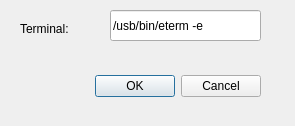
<?xml version="1.0" encoding="UTF-8"?>
<ui version="4.0">
 <class>ConfigurationDialog</class>
 <widget class="QDialog" name="ConfigurationDialog">
  <property name="geometry">
   <rect>
    <x>0</x>
    <y>0</y>
    <width>295</width>
    <height>126</height>
   </rect>
  </property>
  <property name="windowTitle">
   <string>Dialog</string>
  </property>
  <widget class="QDialogButtonBox" name="buttonBox">
   <property name="geometry">
    <rect>
     <x>10</x>
     <y>70</y>
     <width>251</width>
     <height>32</height>
    </rect>
   </property>
   <property name="orientation">
    <enum>Qt::Horizontal</enum>
   </property>
   <property name="standardButtons">
    <set>QDialogButtonBox::Cancel|QDialogButtonBox::Ok</set>
   </property>
  </widget>
  <widget class="QLineEdit" name="terminalEd">
   <property name="geometry">
    <rect>
     <x>110</x>
     <y>10</y>
     <width>151</width>
     <height>31</height>
    </rect>
   </property>
   <property name="text">
    <string>/usb/bin/eterm -e</string>
   </property>
  </widget>
  <widget class="QLabel" name="terminalLb">
   <property name="geometry">
    <rect>
     <x>20</x>
     <y>20</y>
     <width>56</width>
     <height>17</height>
    </rect>
   </property>
   <property name="text">
    <string>Terminal:</string>
   </property>
   <property name="buddy">
    <cstring>terminalEd</cstring>
   </property>
  </widget>
 </widget>
 <resources/>
 <connections>
  <connection>
   <sender>buttonBox</sender>
   <signal>accepted()</signal>
   <receiver>ConfigurationDialog</receiver>
   <slot>accept()</slot>
   <hints>
    <hint type="sourcelabel">
     <x>248</x>
     <y>254</y>
    </hint>
    <hint type="destinationlabel">
     <x>157</x>
     <y>274</y>
    </hint>
   </hints>
  </connection>
  <connection>
   <sender>buttonBox</sender>
   <signal>rejected()</signal>
   <receiver>ConfigurationDialog</receiver>
   <slot>reject()</slot>
   <hints>
    <hint type="sourcelabel">
     <x>316</x>
     <y>260</y>
    </hint>
    <hint type="destinationlabel">
     <x>286</x>
     <y>274</y>
    </hint>
   </hints>
  </connection>
 </connections>
</ui>
